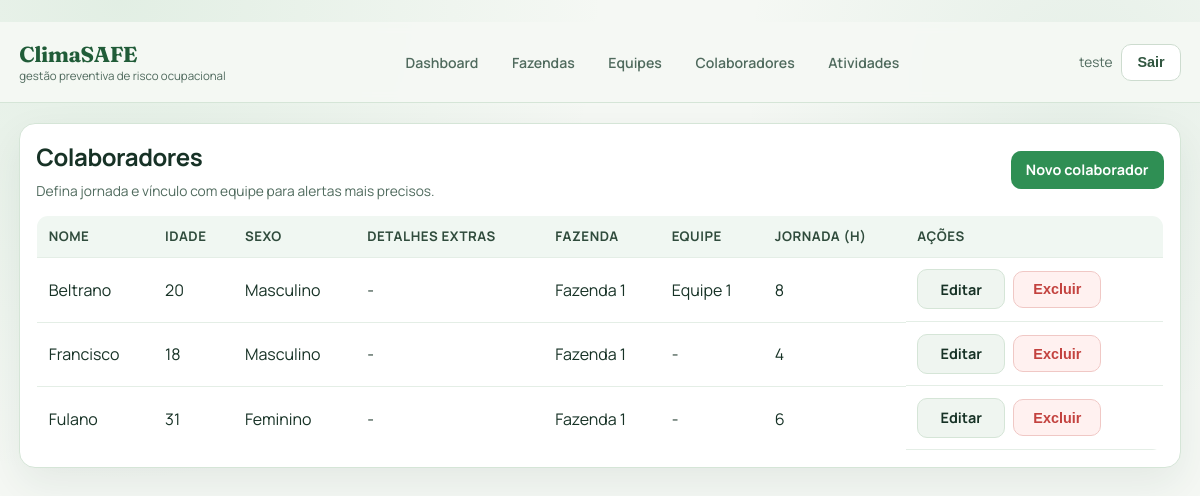
The page /colaboradores/ (signed in) on the database its author committed.
### app/models.py (models this page shows, shortened)
class Colaborador(models.Model):
    class Sexos(models.TextChoices):
        MASCULINO = "masculino", "Masculino"
        FEMININO = "feminino", "Feminino"
        OUTRO = "outro", "Outro"
        NAO_INFORMADO = "nao_informado", "Prefiro não informar"
    fazenda = models.ForeignKey(Fazenda, on_delete=models.CASCADE, related_name="colaboradores")
    equipe = models.ForeignKey(
        Equipe,
        on_delete=models.SET_NULL,
        null=True,
        blank=True,
        related_name="colaboradores",
    )
    nome = models.CharField(max_length=120)
    idade = models.PositiveSmallIntegerField(
        default=30,
        validators=[MinValueValidator(14), MaxValueValidator(100)],
    )
    sexo = models.CharField(
        max_length=20,
        choices=Sexos.choices,
        default=Sexos.NAO_INFORMADO,
    )
    detalhes_extras = models.TextField(
        blank=True,
        default="",
        help_text="Informe doencas, fatores psicologicos e outros cuidados relevantes do colaborador.",
    )
    jornada_horas = models.PositiveSmallIntegerField(
        default=8,
        validators=[MinValueValidator(1), MaxValueValidator(24)],
    )
    class Meta:
        ordering = ["nome"]
        unique_together = ("fazenda", "nome")

class Fazenda(models.Model):
    usuario = models.ForeignKey(User, on_delete=models.CASCADE, related_name="fazendas")
    nome = models.CharField(max_length=120)
    class Meta:
        ordering = ["nome"]

class Equipe(models.Model):
    fazenda = models.ForeignKey(Fazenda, on_delete=models.CASCADE, related_name="equipes")
    nome = models.CharField(max_length=120)
    class Meta:
        ordering = ["nome"]
        unique_together = ("fazenda", "nome")

### app/views.py (the view)
# urls.py: path("colaboradores/", views.ColaboradorListView.as_view(), name="colaborador_list"),
class ColaboradorListView(LoginRequiredMixin, ListView):
    model = Colaborador
    template_name = "colaborador_list.html"
    context_object_name = "colaboradores"
    def get_queryset(self):
        return Colaborador.objects.filter(fazenda__usuario=self.request.user).select_related("fazenda", "equipe")

### app/templates/colaborador_list.html (shortened to what this page needs)
﻿{% extends 'base.html' %}
{% block content %}
<section class="panel">
    <div class="section-head">
        <div>
            <h2>Colaboradores</h2>
            <p class="hint">Defina jornada e vínculo com equipe para alertas mais precisos.</p>
        </div>
        <a href="{% url 'colaborador_create' %}" class="btn">Novo colaborador</a>
    </div>
    {% if colaboradores %}
        <table class="table">
            <thead>
                <tr>
                    <th>Nome</th>
                    <th>Idade</th>
                    <th>Sexo</th>
                    <th>Detalhes extras</th>
                    <th>Fazenda</th>
                    <th>Equipe</th>
                    <th>Jornada (h)</th>
                    <th>Ações</th>
                </tr>
            </thead>
            <tbody>
            {% for colaborador in colaboradores %}
                <tr>
                    <td>{{ colaborador.nome }}</td>
                    <td>{{ colaborador.idade }}</td>
                    <td>{{ colaborador.get_sexo_display }}</td>
                    <td>{{ colaborador.detalhes_extras|default:'-' }}</td>
                    <td>{{ colaborador.fazenda.nome }}</td>
                    <td>{{ colaborador.equipe.nome|default:'-' }}</td>
                    <td>{{ colaborador.jornada_horas }}</td>
                    <td class="actions">
                        <a href="{% url 'colaborador_update' colaborador.id %}" class="btn btn-light">Editar</a>
                        <form method="post" action="{% url 'colaborador_delete' colaborador.id %}">
                            <button type="submit" class="btn btn-danger">Excluir</button>
                        </form>
                    </td>
                </tr>
            {% endfor %}
            </tbody>
        </table>
    {% else %}
        <div class="empty-state">
            <p>Nenhum colaborador cadastrado.</p>
        </div>
    {% endif %}
</section>
{% endblock %}

### app/templates/base.html (shortened to what this page needs)
﻿{% load static %}
<!DOCTYPE html>
<html lang="pt-BR">
<head>
    <link rel="stylesheet" href="{% static 'app/style.css' %}">
</head>
<body>
    <header class="topbar">
        <div class="topbar-inner container">
            <div class="brand-wrap">
                <h1>ClimaSAFE</h1>
                <small>gestão preventiva de risco ocupacional</small>
            </div>
            <nav class="main-nav">
                <a href="{% url 'dashboard' %}">Dashboard</a>
                <a href="{% url 'fazenda_list' %}">Fazendas</a>
                <a href="{% url 'equipe_list' %}">Equipes</a>
                <a href="{% url 'colaborador_list' %}">Colaboradores</a>
                <a href="{% url 'atividade_list' %}">Atividades</a>
            </nav>
            <div class="auth-box">
                <span>{{ request.user.username }}</span>
                <form method="post" action="{% url 'logout' %}">
                    <button type="submit" class="btn btn-light">Sair</button>
                </form>
            </div>
        </div>
    </header>
    <main class="container">
        {% block content %}{% endblock %}
    </main>
</body>
</html>

### app/static/app/style.css (style rules this page uses)
* { box-sizing: border-box; }
body { margin: 0; font-family: "Manrope", sans-serif; color: var(--text); background: radial-gradient(circle at 10% 0%, rgba(110, 181, 130, 0.14), transparent 36%), radial-gradient(circle at 90% 10%, rgba(96, 167, 124, 0.1), transparent 26%), var(--bg); }
h1, h2, h3, h4 { margin: 0; letter-spacing: -0.02em; }
p { margin: 0; }
a { color: var(--primary-strong); }
.topbar { position: sticky; top: 0; z-index: 1200; background: rgba(245, 248, 244, 0.95); border-bottom: 1px solid var(--border); backdrop-filter: blur(6px); }
.topbar-inner { display: flex; align-items: center; gap: 1rem; justify-content: space-between; padding-top: 0.9rem; padding-bottom: 0.9rem; flex-wrap: wrap; }
.brand-wrap h1 { font-family: "Fraunces", serif; font-size: 1.35rem; color: #205c38; }
.brand-wrap small { display: block; color: var(--text-soft); font-size: 0.72rem; text-transform: lowercase; }
.main-nav { display: flex; gap: 0.45rem; flex-wrap: wrap; }
.main-nav a { text-decoration: none; font-size: 0.88rem; font-weight: 600; color: var(--text-soft); border: 1px solid transparent; border-radius: 999px; padding: 0.38rem 0.76rem; transition: 0.2s ease; }
.auth-box { display: flex; align-items: center; gap: 0.55rem; color: var(--text-soft); font-size: 0.85rem; }
.auth-box form { margin: 0; }
.container { max-width: 1240px; margin: 0 auto; padding: 1.2rem; }
.panel { background: var(--surface); border: 1px solid var(--border); border-radius: 16px; box-shadow: var(--shadow); padding: 1rem; margin-bottom: 1rem; }
.panel h2, .panel h3, .panel h4 { margin-bottom: 0.55rem; }
.section-head { display: flex; justify-content: space-between; align-items: center; gap: 0.8rem; margin-bottom: 0.9rem; flex-wrap: wrap; }
.hint { color: var(--text-soft); font-size: 0.86rem; }
.btn { border: none; border-radius: 10px; padding: 0.6rem 0.95rem; font-size: 0.9rem; font-weight: 700; cursor: pointer; text-decoration: none; display: inline-flex; align-items: center; justify-content: center; gap: 0.35rem; transition: 0.2s ease; }
.btn { background: var(--primary); color: #fff; }
.btn-light { background: #eff5f0; color: var(--text); border: 1px solid var(--border); }
.btn-danger { background: #fff1f0; color: var(--danger); border: 1px solid #f0c8c5; }
.actions { display: flex; flex-wrap: wrap; gap: 0.5rem; align-items: stretch; }
.actions form { margin: 0; }
.actions .btn { min-height: 36px; min-width: 88px; }
.table { width: 100%; border-collapse: collapse; overflow: hidden; border-radius: 12px; border: 1px solid var(--border); }
.table thead th { background: #f0f7f2; color: #2f4b3c; font-size: 0.83rem; text-transform: uppercase; letter-spacing: 0.04em; }
.table th, .table td { padding: 0.72rem; text-align: left; border-bottom: 1px solid #e4eee6; vertical-align: middle; }
.table td.actions { display: flex; gap: 0.5rem; align-items: center; flex-wrap: wrap; }
.topbar .btn-light { background: #ffffff; border-color: #cddccf; color: #315640; }

### rows shown on the page
Colaborador: nome "Beltrano", idade "20", sexo "Masculino", detalhes_extras "-", fazenda.nome "Fazenda 1", equipe.nome "Equipe 1", jornada_horas "8"
Colaborador: nome "Francisco", idade "18", sexo "Masculino", detalhes_extras "-", fazenda.nome "Fazenda 1", equipe.nome "-", jornada_horas "4"
Colaborador: nome "Fulano", idade "31", sexo "Feminino", detalhes_extras "-", fazenda.nome "Fazenda 1", equipe.nome "-", jornada_horas "6"

### other values the page prints
{{ request.user.username }} "teste"
